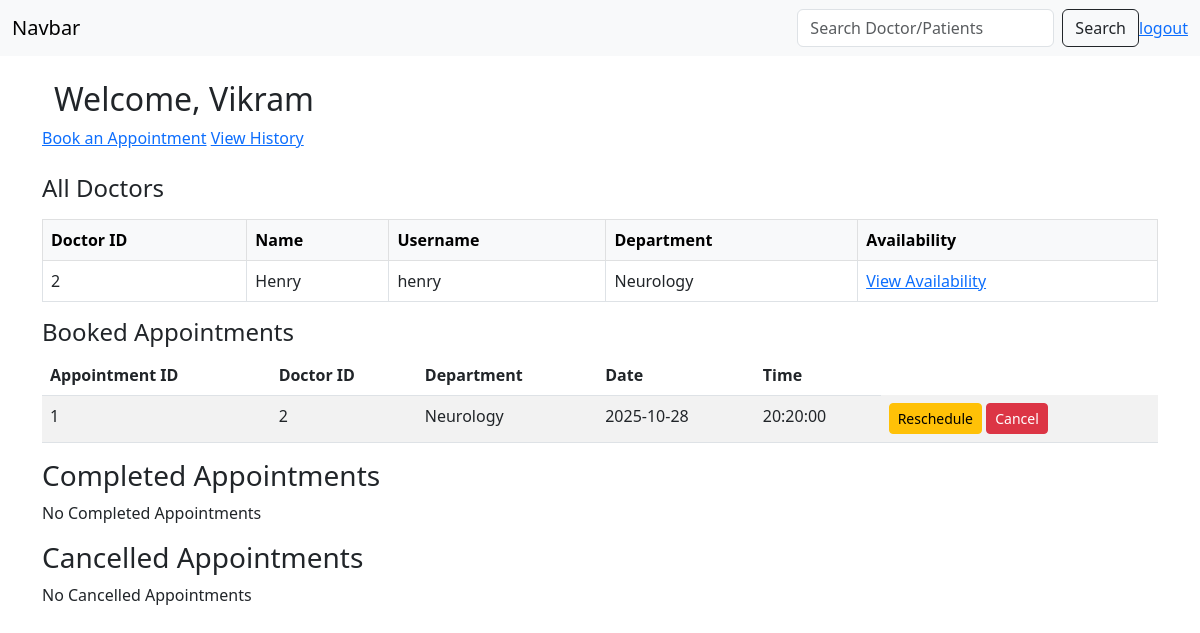
/patient_dashboard, run on an earlier commit of the app's database.
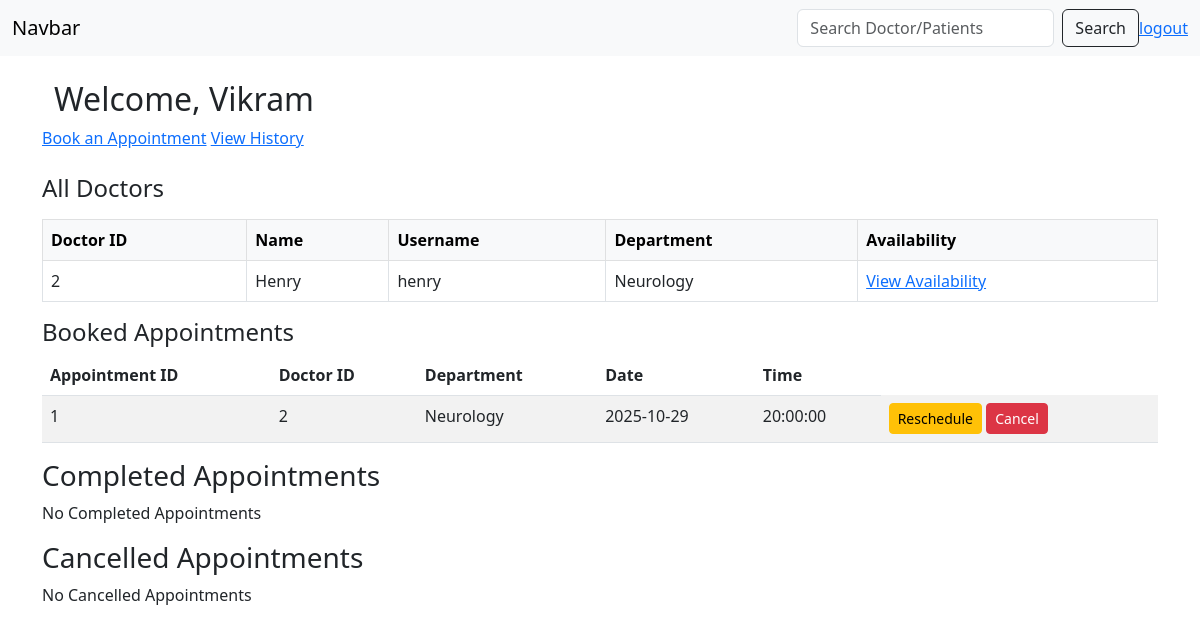
And on a later commit of the database.
### application/models.py (models this page shows)
class Patient(db.Model):
    __tablename__ = "patient"
    id=db.Column(db.Integer(),primary_key=True,autoincrement=True)
    patient_id = db.Column(db.Integer, db.ForeignKey("user.user_id"), unique=True)
    name=db.Column(db.String(),nullable=False)
    username = db.Column(db.String(),nullable=False)
    age=db.Column(db.Integer(),nullable=False)
    gender=db.Column(db.String())
    contact=db.Column(db.String(),unique=True,nullable=False)
    address=db.Column(db.String())
    appointments=db.relationship("Appointment",backref="patient",cascade="all, delete-orphan")

class Doctor(db.Model):
    __tablename__ = "doctor"
    id=db.Column(db.Integer(),primary_key=True,autoincrement=True)
    doctor_id = db.Column(db.Integer(),db.ForeignKey('user.user_id'),nullable=False)
    name = db.Column(db.String(100),nullable=False)
    username = db.Column(db.String(100),nullable=False)
    department = db.Column(db.String(100),db.ForeignKey("department.department_name"),nullable=False)
    availability = db.Column(db.String(200), nullable=True)
    appointments = db.relationship("Appointment", backref="doctor", cascade="all, delete-orphan")

class Appointment(db.Model):
    __tablename__ = "appointment"
    appointment_id = db.Column(db.Integer(),primary_key=True,autoincrement=True)
    patient_id = db.Column(db.Integer() , db.ForeignKey("patient.patient_id") ,nullable=False)
    doctor_id = db.Column(db.Integer() , db.ForeignKey("doctor.id"),nullable=True)
    date = db.Column(db.Date(),nullable = False)
    time = db.Column(db.Time(),nullable = False)
    status = db.Column(db.String(),nullable = False , default="Booked")

### application/patient_api.py (the view)
@api.route("/patient_dashboard", methods=["GET", "POST"])
def patient_dashboard():
    current_patient = Patient.query.first()  # replace with current_user later
    db.session.expire_all()
    booked = Appointment.query.filter_by(patient_id=current_patient.patient_id, status="Booked").all()
    completed = Appointment.query.filter_by(patient_id=current_patient.patient_id, status="Completed").all()
    cancelled = Appointment.query.filter_by(patient_id=current_patient.patient_id, status="Cancelled").all()
    all_departments = Department.query.all()
    all_doctors=Doctor.query.all()
    doctor_department_map = {doc.doctor_id: doc.department for doc in Doctor.query.all()}
    return render_template(
        "patient/patient_dashboard.html",
        name=current_patient.name,
        patient_id=current_patient.patient_id,
        booked=booked,
        completed=completed,
        cancelled=cancelled,
        doctor_department_map=doctor_department_map,
        all_departments=all_departments,
        all_doctors=all_doctors
    )

### templates/patient/patient_dashboard.html
{% extends "patient/layout.html" %}
{% block body %}
  <div class="container-fluid">
    <h2>Welcome, {{ name }}</h2>
  </div>
  <a href="{{ url_for('patient_api.book_appointment') }}">Book an Appointment</a>
  <a href="{{ url_for('patient_api.patient_history',patient_id=patient_id) }}">View History</a>
  <h4 class="mt-4">All Doctors</h4>
{% if all_doctors %}
  <table class="table table-bordered mt-3">
    <thead class="table-light">
      <tr>
        <th>Doctor ID</th>
        <th>Name</th>
        <th>Username</th>
        <th>Department</th>
        <th>Availability</th>
      </tr>
    </thead>
    <tbody>
      {% for doc in all_doctors %}
        <tr>
          <td>{{ doc.doctor_id }}</td>
          <td>{{ doc.name }}</td>
          <td>{{ doc.username }}</td>
          <td>{{ doc.department }}</td>
          <td><a href="{{ url_for('patient_api.check_availability',doctor_id=doc.doctor_id)}}">View Availability</a></td>
        </tr>
      {% endfor %}
    </tbody>
  </table>
{% else %}
  <p>No doctors available</p>
{% endif %}
  <h4>Booked Appointments</h4>
  {% if booked %}
  <table class="table table-striped">
    <thead>
      <tr>
        <th>Appointment ID</th>
        <th>Doctor ID</th>
        <th>Department</th>
        <th>Date</th>
        <th>Time</th>
      </tr>
    </thead>
    <tbody>
    {% for appt in booked %}
      <tr>
        <td>{{ appt.appointment_id }}</td>
        <td>{{ appt.doctor_id }}</td>
        <td>{{ doctor_department_map.get(appt.doctor_id, "N/A") }}</td>
        <td>{{ appt.date }}</td>
        <td>{{ appt.time }}</td>
        <td>
          <a href="{{ url_for('patient_api.reschedule_appointment', appointment_id=appt.appointment_id) }}" class="btn btn-warning btn-sm">Reschedule</a>
          <a href="{{ url_for('patient_api.mark_cancelled', appointment_id=appt.appointment_id) }}" class="btn btn-danger btn-sm">Cancel</a>
        </td>
      </tr>
    {% endfor %}
    </tbody>
  </table>
  {% else %}
  <p>No Booked Appointments</p>
  {% endif %}
  <h3>Completed Appointments</h3>
{% if completed %}
<table class="table table-success">
  <tbody>
    {% for appt in completed %}
      <tr>
        <td>{{ appt.appointment_id }}</td>
        <td>{{ appt.doctor_id }}</td>
        <td>{{ doctor_department_map.get(appt.doctor_id, 'N/A') }}</td>
      </tr>
    {% endfor %}
  </tbody>
</table>
{% else %}
<p>No Completed Appointments</p>
{% endif %}
<h3>Cancelled Appointments</h3>
{% if cancelled %}
<table class="table table-warning">
  <tbody>
    {% for appt in cancelled %}
      <tr>
        <td>{{ appt.appointment_id }}</td>
        <td>{{ appt.doctor_id }}</td>
        <td>{{ doctor_department_map.get(appt.doctor_id, 'N/A') }}</td>
      </tr>
    {% endfor %}
  </tbody>
</table>
{% else %}
<p>No Cancelled Appointments</p>
{% endif %}
{% endblock %}

### templates/patient/layout.html (shortened to what this page needs)
<!DOCTYPE html>
<html lang="en">
<head>
    <link href="https://cdn.jsdelivr.net/npm/bootstrap@5.3.0/dist/css/bootstrap.min.css" rel="stylesheet">
</head>
<body>
<nav class="navbar bg-body-tertiary">
  <div class="container-fluid">
    <a class="navbar-brand">Navbar</a>
    <form class="d-flex ms-auto" role="search" method="POST" action="{{ url_for('patient_api.search_users') }}">
      <input class="form-control me-2" type="search" name = "query" placeholder="Search Doctor/Patients" aria-label="Search"/>
      <button class="btn btn-outline-dark" type="submit">Search</button>
    </form>
    <a href="{{ url_for('auth.login') }}">logout</a>
  </div>
</nav>
<div class="container mt-4">
    {% block body %}
    {% endblock %}
</div>
</body>
</html>

What changed in the data, as far as the page shows it:
changed Appointment id 1: date "2025-10-28" → "2025-10-29"; time "20:20:00" → "20:00:00"
